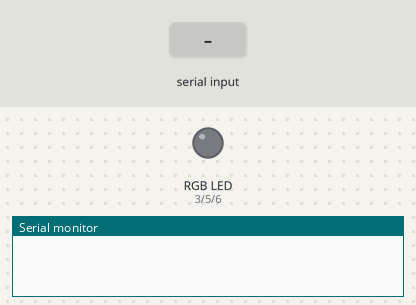
A sketch run on a simulated Arduino Uno, built with avr-gcc and run on an emulated ATmega328P. Parts: an RGB LED mixed from three pins (HIGH = lit), the last lines printed to the serial monitor. The test bench sets the inputs (shaded band).

Above: at 1.2 s.
1.3 s: "R" received over Serial
At 1.9 s:
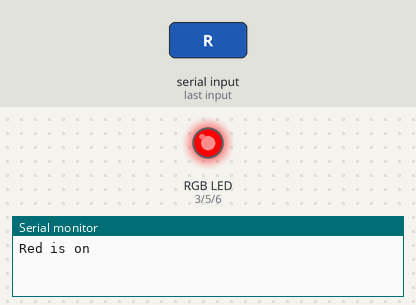
2.8 s: "G" received over Serial
At 4.0 s:
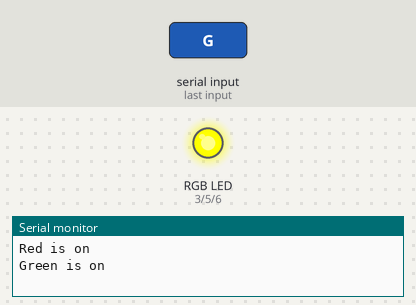
4.3 s: "B" received over Serial
At 5.3 s:
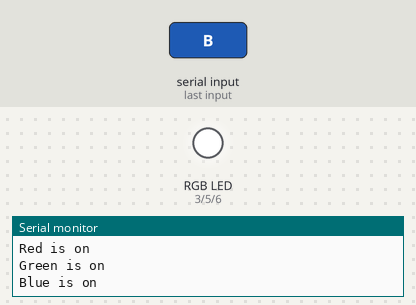
Timing chart, 0 to 7.3 s (numbered marks = the images above; inputs shaded):
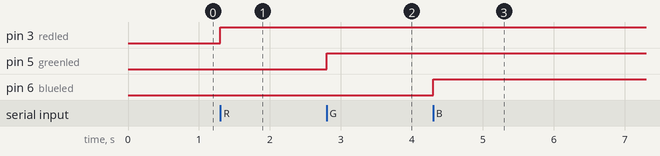

The sketch:

serialRGB.ino
```cpp
int redled = 3;
int greenled = 5;
int blueled = 6;
char reading;


void setup() {
  // put your setup code here, to run once:
  pinMode(redled, OUTPUT);
  pinMode(greenled, OUTPUT);
  pinMode(blueled, OUTPUT);
  Serial.begin(9600);

}

void loop() {

  if(Serial.available() > 0)
  {
    reading = Serial.read();
    switch(reading)
    {
      case 'R': analogWrite(redled,255);
      Serial.println("Red is on");
      break;

      case 'G': analogWrite(greenled,255);
      Serial.println("Green is on");
      break;

      case 'B': analogWrite(blueled,255);
      Serial.println("Blue is on");
      break;

      case 'F': analogWrite(redled,0);
                analogWrite(greenled,0);
                analogWrite(blueled,0);
      Serial.println("OFF");
      break;
    }
  }

}
```

Measured:
- after the input at 1.3 s, pin 3 (redled): LOW → HIGH at once
- after the input at 2.8 s, pin 5 (greenled): LOW → HIGH at once
- after the input at 4.3 s, pin 6 (blueled): LOW → HIGH at once
